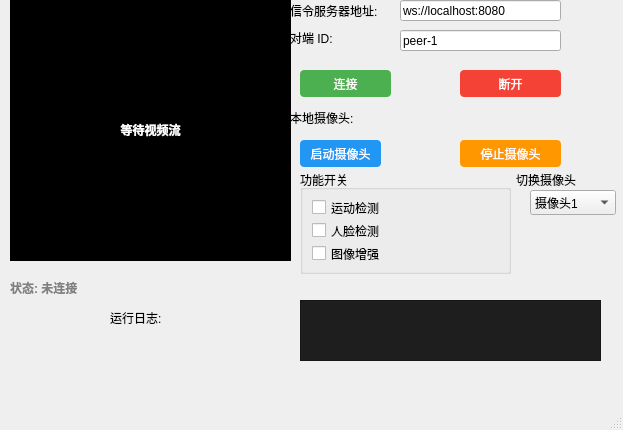
<?xml version="1.0" encoding="UTF-8"?>
<ui version="4.0">
 <class>MainWindow</class>
 <widget class="QMainWindow" name="MainWindow">
  <property name="geometry">
   <rect>
    <x>0</x>
    <y>0</y>
    <width>623</width>
    <height>430</height>
   </rect>
  </property>
  <property name="windowTitle">
   <string>MainWindow</string>
  </property>
  <widget class="QWidget" name="centralwidget">
   <widget class="QPushButton" name="startCameraBtn">
    <property name="geometry">
     <rect>
      <x>300</x>
      <y>140</y>
      <width>81</width>
      <height>27</height>
     </rect>
    </property>
    <property name="styleSheet">
     <string>background-color: #2196F3; color: white; padding: 6px; border-radius: 4px;</string>
    </property>
    <property name="text">
     <string>启动摄像头</string>
    </property>
   </widget>
   <widget class="QPushButton" name="stopCameraBtn">
    <property name="geometry">
     <rect>
      <x>460</x>
      <y>140</y>
      <width>101</width>
      <height>27</height>
     </rect>
    </property>
    <property name="styleSheet">
     <string>background-color: #FF9800; color: white; padding: 6px; border-radius: 4px;</string>
    </property>
    <property name="text">
     <string>停止摄像头</string>
    </property>
   </widget>
   <widget class="QLabel" name="peerLabel">
    <property name="geometry">
     <rect>
      <x>290</x>
      <y>30</y>
      <width>111</width>
      <height>16</height>
     </rect>
    </property>
    <property name="text">
     <string>对端 ID:</string>
    </property>
   </widget>
   <widget class="QPushButton" name="connectBtn">
    <property name="geometry">
     <rect>
      <x>300</x>
      <y>70</y>
      <width>91</width>
      <height>27</height>
     </rect>
    </property>
    <property name="styleSheet">
     <string>background-color: #4CAF50; color: white; padding: 6px; border-radius: 4px;</string>
    </property>
    <property name="text">
     <string>连接</string>
    </property>
   </widget>
   <widget class="QPushButton" name="disconnectBtn">
    <property name="geometry">
     <rect>
      <x>460</x>
      <y>70</y>
      <width>101</width>
      <height>27</height>
     </rect>
    </property>
    <property name="styleSheet">
     <string>background-color: #f44336; color: white; padding: 6px; border-radius: 4px;</string>
    </property>
    <property name="text">
     <string>断开</string>
    </property>
   </widget>
   <widget class="QLabel" name="cameraLabel">
    <property name="geometry">
     <rect>
      <x>290</x>
      <y>110</y>
      <width>301</width>
      <height>16</height>
     </rect>
    </property>
    <property name="text">
     <string>本地摄像头:</string>
    </property>
   </widget>
   <widget class="QLabel" name="voidLabel">
    <property name="geometry">
     <rect>
      <x>10</x>
      <y>0</y>
      <width>281</width>
      <height>261</height>
     </rect>
    </property>
    <property name="styleSheet">
     <string notr="true">background-color: rgb(0, 0, 0);</string>
    </property>
    <property name="text">
     <string>&lt;html&gt;&lt;head/&gt;&lt;body&gt;&lt;p align=&quot;center&quot;&gt;&lt;span style=&quot; font-weight:600; color:#ffffff;&quot;&gt;等待视频流&lt;/span&gt;&lt;/p&gt;&lt;/body&gt;&lt;/html&gt;</string>
    </property>
   </widget>
   <widget class="QGroupBox" name="featureGroup">
    <property name="geometry">
     <rect>
      <x>300</x>
      <y>170</y>
      <width>211</width>
      <height>104</height>
     </rect>
    </property>
    <property name="title">
     <string>功能开关</string>
    </property>
    <layout class="QVBoxLayout">
     <item>
      <widget class="QCheckBox" name="motionDetectCheck">
       <property name="enabled">
        <bool>true</bool>
       </property>
       <property name="mouseTracking">
        <bool>true</bool>
       </property>
       <property name="text">
        <string>运动检测</string>
       </property>
       <property name="checkable">
        <bool>true</bool>
       </property>
       <property name="checked">
        <bool>false</bool>
       </property>
      </widget>
     </item>
     <item>
      <widget class="QCheckBox" name="faceDetectCheck">
       <property name="text">
        <string>人脸检测</string>
       </property>
      </widget>
     </item>
     <item>
      <widget class="QCheckBox" name="enhanceCheck">
       <property name="text">
        <string>图像增强</string>
       </property>
      </widget>
     </item>
    </layout>
   </widget>
   <widget class="QLineEdit" name="serverInput">
    <property name="geometry">
     <rect>
      <x>400</x>
      <y>0</y>
      <width>161</width>
      <height>21</height>
     </rect>
    </property>
    <property name="text">
     <string>ws://localhost:8080</string>
    </property>
   </widget>
   <widget class="QLabel" name="statusLabel">
    <property name="geometry">
     <rect>
      <x>10</x>
      <y>280</y>
      <width>532</width>
      <height>15</height>
     </rect>
    </property>
    <property name="styleSheet">
     <string>color: gray; font-weight: bold;</string>
    </property>
    <property name="text">
     <string>状态: 未连接</string>
    </property>
   </widget>
   <widget class="QTextEdit" name="logText">
    <property name="geometry">
     <rect>
      <x>300</x>
      <y>300</y>
      <width>301</width>
      <height>61</height>
     </rect>
    </property>
    <property name="styleSheet">
     <string>background-color: #1e1e1e; color: #00ff00; font-family: monospace; font-size: 11px;</string>
    </property>
    <property name="readOnly">
     <bool>true</bool>
    </property>
   </widget>
   <widget class="QLabel" name="label_2">
    <property name="geometry">
     <rect>
      <x>290</x>
      <y>0</y>
      <width>121</width>
      <height>21</height>
     </rect>
    </property>
    <property name="text">
     <string>信令服务器地址:</string>
    </property>
   </widget>
   <widget class="QLineEdit" name="peerInput">
    <property name="geometry">
     <rect>
      <x>400</x>
      <y>30</y>
      <width>161</width>
      <height>21</height>
     </rect>
    </property>
    <property name="text">
     <string>peer-1</string>
    </property>
   </widget>
   <widget class="QLabel" name="logLabel">
    <property name="geometry">
     <rect>
      <x>110</x>
      <y>310</y>
      <width>181</width>
      <height>16</height>
     </rect>
    </property>
    <property name="text">
     <string>运行日志:</string>
    </property>
   </widget>
   <widget class="QLabel" name="label">
    <property name="geometry">
     <rect>
      <x>516</x>
      <y>170</y>
      <width>81</width>
      <height>20</height>
     </rect>
    </property>
    <property name="text">
     <string>切换摄像头</string>
    </property>
   </widget>
   <widget class="QComboBox" name="comboBox">
    <property name="geometry">
     <rect>
      <x>530</x>
      <y>190</y>
      <width>86</width>
      <height>25</height>
     </rect>
    </property>
    <item>
     <property name="text">
      <string>摄像头1</string>
     </property>
    </item>
    <item>
     <property name="text">
      <string>摄像头2</string>
     </property>
    </item>
   </widget>
  </widget>
  <widget class="QMenuBar" name="menubar">
   <property name="geometry">
    <rect>
     <x>0</x>
     <y>0</y>
     <width>623</width>
     <height>28</height>
    </rect>
   </property>
  </widget>
  <widget class="QStatusBar" name="statusbar"/>
 </widget>
 <resources/>
 <connections/>
</ui>
